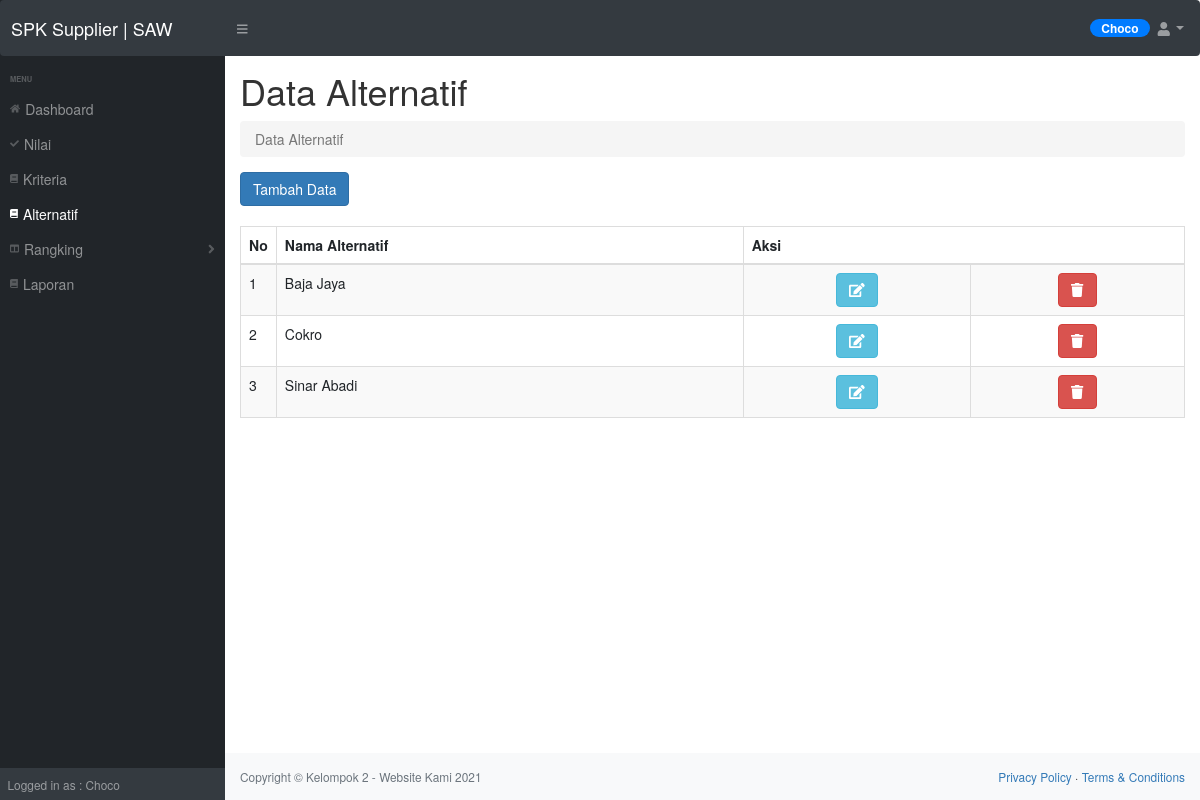
/dist/admin/alternatif.php (signed in), run on the app's committed database.
### tables this page shows
CREATE TABLE `alternatif` (
  `id_alternatif` int(11) NOT NULL,
  `nama_alternatif` varchar(255) NOT NULL,
  `hasil_alternatif` double NOT NULL
);

### dist/controller/alternatif.inc.php (called while the page is built, shortened)
<?php
class Alternatif{
	private $conn;
	private $table_name = "alternatif";
	public function __construct($db){
		$this->conn = $db;
	}
	function readAll(){
		$query = "SELECT * FROM ".$this->table_name." ORDER BY hasil_alternatif DESC";
		$stmt = $this->conn->prepare($query);
		$stmt->execute();
		return $stmt;
	}
}
?>

### dist/admin/alternatif.php (the view, shortened to what this page needs)
<?php
include_once '../include/head.php';
include_once '../controller/alternatif.inc.php';
$pro = new Alternatif($db);
$stmt = $pro->readAll();
?>
<!DOCTYPE html>
<html lang="en">
    <body class="sb-nav-fixed">
          <div id="layoutSidenav_content">
                <main>
                    <div class="container-fluid">
                        <h1 class="mt-4">Data Alternatif</h1>
                        <ol class="breadcrumb mb-4">
                            <li class="breadcrumb-item active">Data Alternatif</li>
                        </ol>
<div class="row">
		<div class="col-md-12 text-left">
			<button onclick="location.href='alternatif-baru.php'" class="btn btn-primary">Tambah Data</button>
		</div>
	</div>
<br>
<div>
<table class="table table-striped table-bordered" style="width:100%" id="tabeldata">
        <thead>
            <tr>
                <th width="30px">No</th>
                <th>Nama Alternatif</th>
                <th colspan="2">Aksi</th>
            </tr>
        </thead>
        <tbody>
<?php
$no=1;
while ($row = $stmt->fetch(PDO::FETCH_ASSOC)){
?>
            <tr>
                <td><?php echo $no++ ?></td>
                <td><?php echo $row['nama_alternatif'] ?></td>
                <td class="text-center">
					<a href="alternatif-ubah.php?id=<?php echo $row['id_alternatif'] ?>" class="btn btn-info"><i class="fas fa-edit" aria-hidden="true"></i></a>
                </td>
					<td class="text-center">
                    <a href="alternatif-hapus.php?id=<?php echo $row['id_alternatif'] ?>" onclick="return confirm('Yakin ingin menghapus data?')" class="btn btn-danger"><i class="fas fa-trash" aria-hidden="true"></i></a>
			    </td>
            </tr>
<?php
}
?>
        </tbody>
    </table>
  </div>
                </main>
                <?php
include_once '../include/footer.php';
?>
            </div>
        </div>
    </body>
</html>

### data on the page
alternatif: nama_alternatif "Baja Jaya"
alternatif: nama_alternatif "Cokro"
alternatif: nama_alternatif "Sinar Abadi"

### other printed values
$_SESSION['nama_lengkap'] "Choco"
